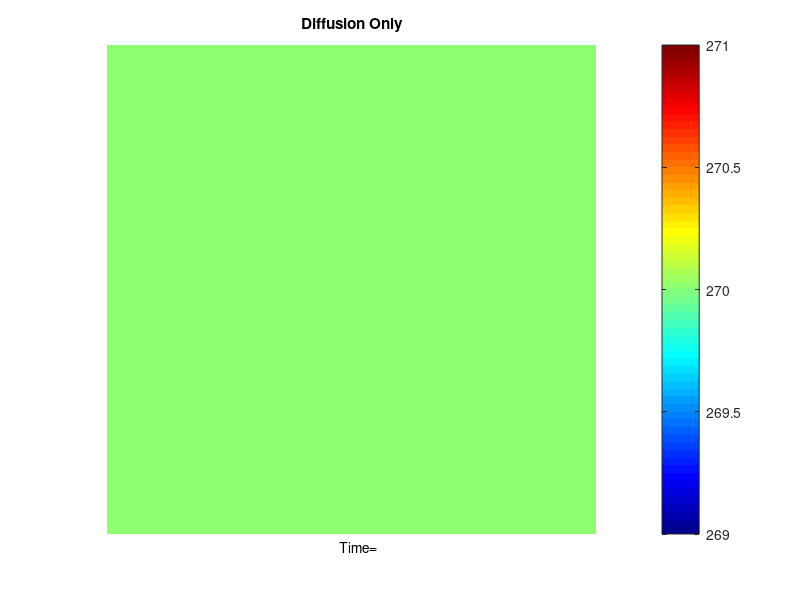

Reproduce this figure in MATLAB. (Note: this script raises an error after producing the figure.)
% Test for diffusion only

clear all
close all
clc

tF = 10;  % Simulation time, modify accordingly

h = 2;
l = 2;
dt = 0.001;
dx = 0.1;
dy = 0.1;

Nx = l/dx;
Ny = h/dy;
Nt = tF/dt;

alpha = 0.1; % Diffusity parameter

% Some extra nodes for phantom nodes
u_array = zeros(Ny+2,Nx+2); % Disable advection
v_array = zeros(Ny+2,Nx+2); % Disable advection
T_array = 270*ones(Ny+2,Nx+2); 
f_array = zeros(Ny+2,Nx+2);

% Preparation for plotting
hfig = figure;
hold on;
clims = [250 850];
im = imagesc( T_array(2:end-1,2:end-1), clims);
colormap(jet);
colorbar;
axis off equal;
title('Diffusion Only')

htext = text(Nx/2, 0, 'Time=');
htext.FontWeight = 'bold';

for k = 1 : Nt 

    % Heat source at the center of the plate, keep it true at all time
    T_array(Ny/2+1:Ny/2+2, Nx/2+1:Nx/2+2) = 800;
    T_array = apply_bc(T_array, dx, dy, ...
              ["Neumann", "Neumann", "Neumann", "Neumann"], [0, 0, 0, 0]);

    T_array = advection_diffusion(T_array, ...
                                  u_array, ...
                                  v_array, ...
                                  dt, ...
                                  dx, ...
                                  dy, ...
                                  alpha, ...
                                  f_array);

    if mod(k-1,100) == 0
        im.CData = T_array(2:end-1,2:end-1);
        htext.String = ['Time=', num2str((k-1)*dt),'s'] ;
        drawnow;
        write2gif(hfig, k, 'diffusion_only.gif');
    end
end